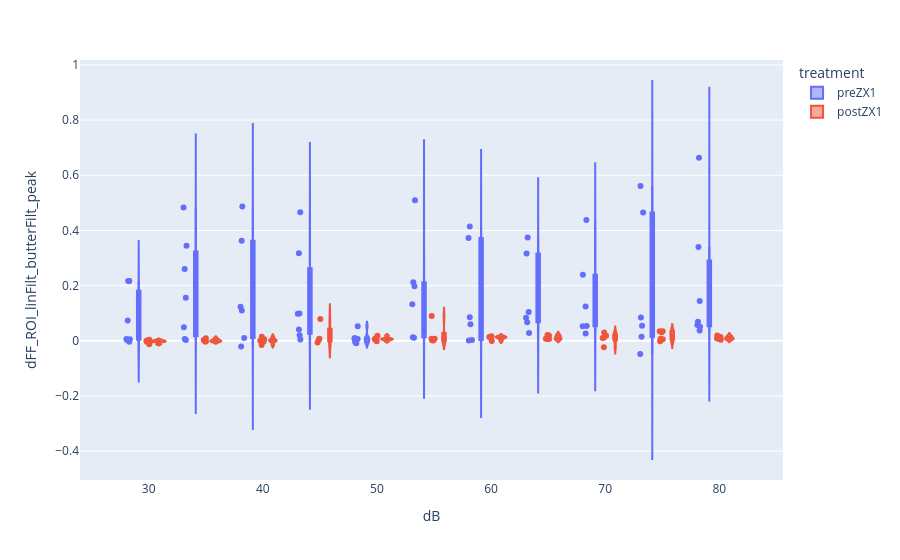

Source (notebook cell):
### Code cell
# TODO: add this to experiment_oop.py
import plotly.express as px

fig = px.violin(e0.df, y="dFF_ROI_linFilt_butterFilt_peak", x="dB", color="treatment", box=True, points='all')
fig.show()

### Figure 1 — Plotly figure (JSON) as saved in the notebook; plotly's stock layout.template omitted (floating-point values rounded to 4 significant figures)
{"data": [{"alignmentgroup": "True", "box": {"visible": true}, "hovertemplate": "treatment=preZX1<br>dB=%{x}<br>dFF_ROI_linFilt_butterFilt_peak=%{y}<extra></extra>", "legendgroup": "preZX1", "marker": {"color": "#636efa"}, "name": "preZX1", "offsetgroup": "preZX1", "orientation": "v", "points": "all", "scalegroup": "True", "showlegend": true, "type": "violin", "x": [30, 35, 50, 75, 40, 60, 55, 80, 35, 65, 70, 30, 45, 70, 65, 50, 30, 75, 35, 60, 55, 40, 45, 80, 80, 40, 50, 30, 55, 75, 35, 60, 45, 65, 70, 30, 70, 55, 75, 45, 35, 65, 80, 50, 40, 60, 60, 35, 75, 30, 50, 80, 45, 70, 65, 40, 55, 70, 35, 30, 55, 80, 75, 65, 40, 60, 45, 50, 80, 45], "x0": " ", "xaxis": "x", "y": [0.002595, 0.002959, 0.006355, 0.5613, 0.4868, 0.3727, 0.5091, 0.6635, 0.4831, 0.3161, 0.4382, -0.003012, 0.004385, 0.05391, 0.0833, -0.004135, 0.006116, 0.055, 0.3448, 0.001188, 0.2119, 0.1238, 0.4663, 0.1441, 0.3401, 0.3631, -0.00853, 0.006017, 0.1982, 0.4651, 0.2606, 0.4145, 0.3173, 0.3745, 0.2398, 0.2169, 0.1247, 0.1329, 0.08488, 0.09876, 0.1558, 0.1043, 0.06946, 0.006936, 0.1096, 0.08566, 0.06036, 0.04884, 0.01427, 0.07397, 0.05313, 0.03707, 0.04136, 0.05284, 0.028, 0.01036, 0.01137, 0.02618, 0.006657, 0.2169, 0.01322, 0.0513, -0.04796, 0.06701, -0.02038, 0.003247, 0.01993, 0.01044, 0.05726, 0.09766], "y0": " ", "yaxis": "y"}, {"alignmentgroup": "True", "box": {"visible": true}, "hovertemplate": "treatment=postZX1<br>dB=%{x}<br>dFF_ROI_linFilt_butterFilt_peak=%{y}<extra></extra>", "legendgroup": "postZX1", "marker": {"color": "#EF553B"}, "name": "postZX1", "offsetgroup": "postZX1", "orientation": "v", "points": "all", "scalegroup": "True", "showlegend": true, "type": "violin", "x": [30, 35, 75, 40, 50, 60, 65, 70, 30, 60, 40, 80, 50, 45, 30, 65, 70, 75, 55, 35, 70, 65, 55, 35, 60, 30, 45, 80, 40, 75, 50, 65, 75, 35, 80, 70, 50, 60, 55, 30, 45, 40, 40, 80, 30, 65, 75, 35, 60, 55, 70, 45, 50, 75, 50, 55, 80, 40], "x0": " ", "xaxis": "x", "y": [-0.003532, 0.002545, 0.03095, -8.165e-05, -0.001437, -0.0004362, 0.007608, 0.01017, -0.0001867, 0.01252, 0.005473, 0.006683, 0.009497, 0.07921, 0.004246, 0.01933, 0.02975, 0.03446, 0.08974, -0.002841, 0.01871, 0.02146, 0.007456, 0.0004451, 0.01418, -0.01248, 0.003599, 0.004212, 0.01499, 0.03509, 0.00435, 0.006424, 0.00707, 0.009066, 0.01891, -0.02326, 0.01871, 0.01046, 0.00159, 0.0003002, 0.007315, 0.002365, -0.002477, 0.008744, -0.003291, 0.00661, -0.001223, -0.002689, 0.01631, 0.007291, 0.01071, -0.006289, 0.005364, 0.005238, 0.007313, 0.0007949, 0.01381, -0.01516], "y0": " ", "yaxis": "y"}], "layout": {"legend": {"title": {"text": "treatment"}, "tracegroupgap": 0}, "margin": {"t": 60}, "violinmode": "group", "xaxis": {"anchor": "y", "domain": [0, 1], "title": {"text": "dB"}}, "yaxis": {"anchor": "x", "domain": [0, 1], "title": {"text": "dFF_ROI_linFilt_butterFilt_peak"}}}}
